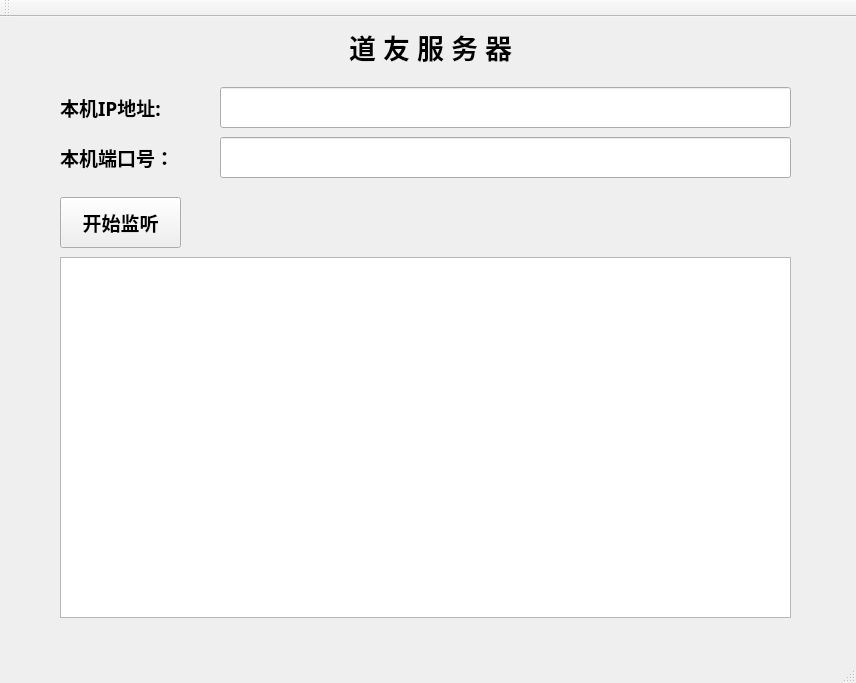
<?xml version="1.0" encoding="UTF-8"?>
<ui version="4.0">
 <class>MainWindow</class>
 <widget class="QMainWindow" name="MainWindow">
  <property name="geometry">
   <rect>
    <x>0</x>
    <y>0</y>
    <width>856</width>
    <height>683</height>
   </rect>
  </property>
  <property name="windowTitle">
   <string>道友服务器</string>
  </property>
  <property name="windowIcon">
   <iconset resource="res.qrc">
    <normaloff>:/image/img2.jpg</normaloff>:/image/img2.jpg</iconset>
  </property>
  <property name="styleSheet">
   <string notr="true">#MainWindow{
background-image: url(:/image/img1.jpg);
}</string>
  </property>
  <widget class="QWidget" name="centralWidget">
   <widget class="QLabel" name="label">
    <property name="geometry">
     <rect>
      <x>60</x>
      <y>70</y>
      <width>141</width>
      <height>41</height>
     </rect>
    </property>
    <property name="font">
     <font>
      <family>楷体</family>
      <pointsize>14</pointsize>
      <weight>75</weight>
      <bold>true</bold>
     </font>
    </property>
    <property name="text">
     <string>本机IP地址:</string>
    </property>
   </widget>
   <widget class="QLabel" name="label_2">
    <property name="geometry">
     <rect>
      <x>60</x>
      <y>120</y>
      <width>141</width>
      <height>41</height>
     </rect>
    </property>
    <property name="font">
     <font>
      <family>楷体</family>
      <pointsize>14</pointsize>
      <weight>75</weight>
      <bold>true</bold>
     </font>
    </property>
    <property name="text">
     <string>本机端口号：</string>
    </property>
   </widget>
   <widget class="QLineEdit" name="lineEditIP">
    <property name="geometry">
     <rect>
      <x>220</x>
      <y>70</y>
      <width>571</width>
      <height>41</height>
     </rect>
    </property>
    <property name="font">
     <font>
      <family>楷体</family>
      <pointsize>11</pointsize>
      <weight>75</weight>
      <bold>true</bold>
     </font>
    </property>
   </widget>
   <widget class="QLineEdit" name="lineEditPort">
    <property name="geometry">
     <rect>
      <x>220</x>
      <y>120</y>
      <width>571</width>
      <height>41</height>
     </rect>
    </property>
    <property name="font">
     <font>
      <family>楷体</family>
      <pointsize>11</pointsize>
      <weight>75</weight>
      <bold>true</bold>
     </font>
    </property>
   </widget>
   <widget class="QPushButton" name="pushButtonListen">
    <property name="geometry">
     <rect>
      <x>60</x>
      <y>180</y>
      <width>121</width>
      <height>51</height>
     </rect>
    </property>
    <property name="font">
     <font>
      <family>楷体</family>
      <pointsize>14</pointsize>
      <weight>75</weight>
      <bold>true</bold>
     </font>
    </property>
    <property name="text">
     <string>开始监听</string>
    </property>
   </widget>
   <widget class="QLabel" name="label_3">
    <property name="geometry">
     <rect>
      <x>250</x>
      <y>10</y>
      <width>361</width>
      <height>41</height>
     </rect>
    </property>
    <property name="font">
     <font>
      <family>华文彩云</family>
      <pointsize>20</pointsize>
      <weight>75</weight>
      <bold>true</bold>
     </font>
    </property>
    <property name="text">
     <string>&lt;html&gt;&lt;head/&gt;&lt;body&gt;&lt;p align=&quot;center&quot;&gt;道 友 服 务 器&lt;/p&gt;&lt;/body&gt;&lt;/html&gt;</string>
    </property>
   </widget>
   <widget class="QListWidget" name="listWidget">
    <property name="geometry">
     <rect>
      <x>60</x>
      <y>240</y>
      <width>731</width>
      <height>361</height>
     </rect>
    </property>
   </widget>
  </widget>
  <widget class="QMenuBar" name="menuBar">
   <property name="geometry">
    <rect>
     <x>0</x>
     <y>0</y>
     <width>856</width>
     <height>26</height>
    </rect>
   </property>
  </widget>
  <widget class="QToolBar" name="mainToolBar">
   <attribute name="toolBarArea">
    <enum>TopToolBarArea</enum>
   </attribute>
   <attribute name="toolBarBreak">
    <bool>false</bool>
   </attribute>
  </widget>
  <widget class="QStatusBar" name="statusBar"/>
 </widget>
 <layoutdefault spacing="6" margin="11"/>
 <resources>
  <include location="res.qrc"/>
 </resources>
 <connections/>
</ui>
